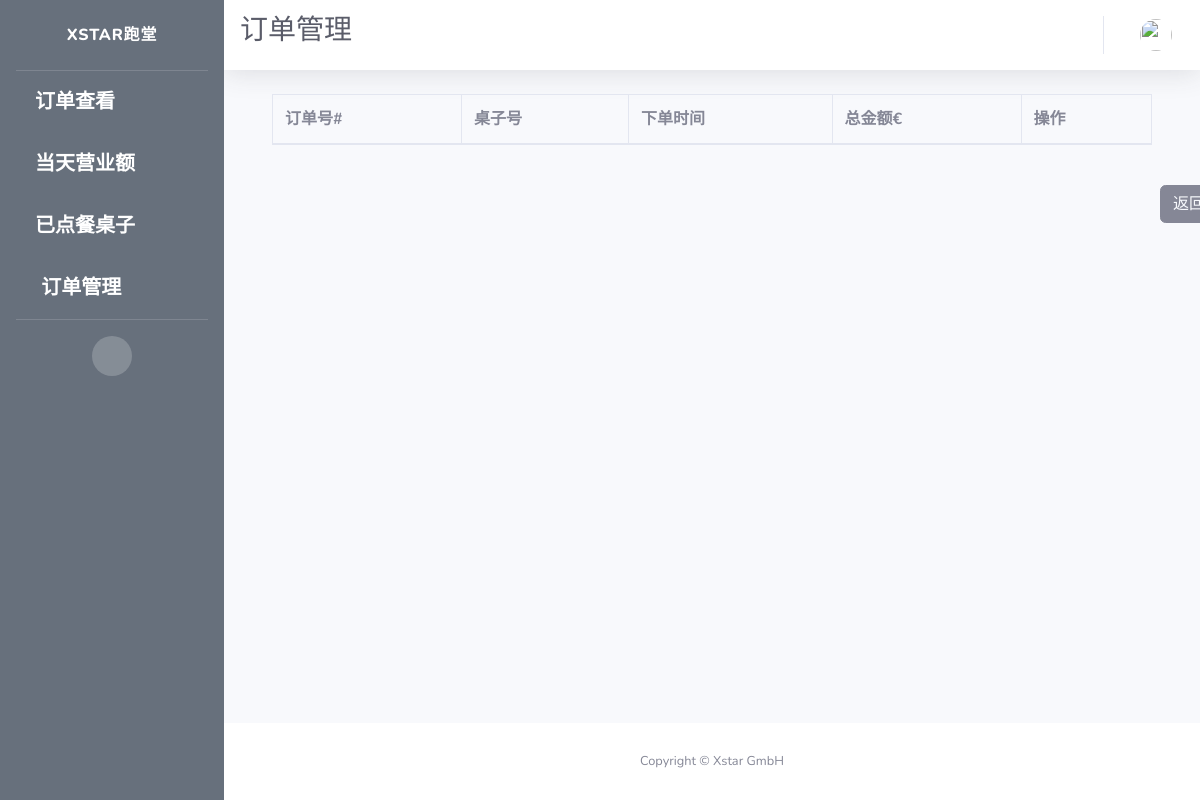
The app's page /alacarte/orders/manage, older data.
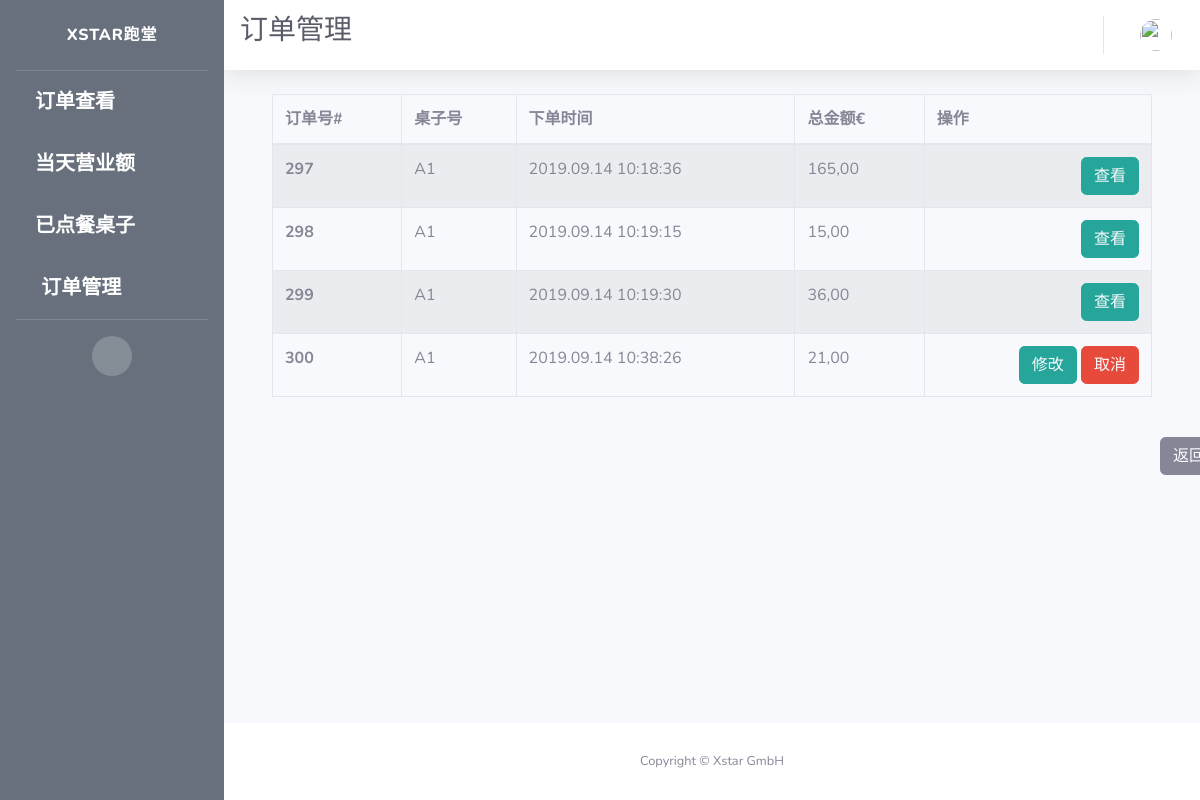
The same page, newer data.
### app/models.py (models this page shows)
class Order(db.Model):
    id = db.Column(db.Integer, primary_key=True, unique=True, index=True)
    totalPrice = db.Column(db.Float, unique=False)
    orderNumber = db.Column(db.String(200), unique=True)
    timeCreated = db.Column(db.DateTime, default=datetime.utcnow)
    isPaid = db.Column(db.Boolean, default=False)
    isReady = db.Column(db.Boolean, default=False)
    isPickedUp = db.Column(db.Boolean, default=False)
    items = db.Column(db.String(1500))
    pay_via = db.Column(db.String(100))
    type = db.Column(db.String(100))
    container = db.Column(db.String(300))
    mealPrinted = db.Column(db.Boolean, default=False)
    printed = db.Column(db.Boolean, default=False)
    settleTime = db.Column(db.DateTime)
    settleID = db.Column(db.String(500))
    table_name = db.Column(db.String(500))
    seat_number = db.Column(db.String(500))
    isCancelled = db.Column(db.Boolean(), default=False)
    isDone = db.Column(db.Boolean())
    dishes = db.Column(db.String(1500))
    discount = db.Column(db.Float, default=0.0)
    discount_rate = db.Column(db.Float, default=0.0)
    subtype = db.Column(db.String(500))
    endTotal = db.Column(db.Float, default=totalPrice)

### app/routes.py (the view)
@app.route("/alacarte/orders/manage")
def alacarte_orders_manage():
    orders = db.session.query(Order).filter(
        Order.type == "In").all()
    cur_orders = [order for order in orders if order.timeCreated.date()
                  == today]
    items = {order.id: json.loads(order.items) for order in cur_orders}
    context = dict(title="订单管理",
                   open_orders=cur_orders,
                   items=items,
                   company_name=company_info.get('company_name'),
                   referrer=request.headers.get('Referer'),
                   datetime_format=datetime_format,
                   formatter=formatter)
    return render_template("alacarte_orders_admin.html", **context)

### app/utilities.py (called while the page is built)
def formatter(number):
    if number == 0:
        number = '{:.2f}'.format(round(number, 2))
        number = number.replace(".", ",")
        return number
    number = format_decimal(round(float(number), 2), locale="de_DE")
    if len(number.split(",")) == 1:
        number = number + ",00"
        return number
    if len(number.split(",")[1]) == 1:
        number = number + "0"
        return number
    return number

### app/templates/alacarte_orders_admin.html (shortened to what this page needs)
{% extends 'waiter_admin.html' %}
{% block css %}
<link rel="stylesheet" type="text/css" href="https://cdn.datatables.net/1.10.19/css/jquery.dataTables.css">
<link rel="stylesheet" type="text/css" href="https://cdnjs.cloudflare.com/ajax/libs/twitter-bootstrap/4.1.3/css/bootstrap.css">
<link rel="stylesheet" type="text/css" href="https://cdn.datatables.net/1.10.19/css/dataTables.bootstrap4.min.css">
{% endblock %}
{% block title %}
<h1 class="h3 mb-2 text-gray-800">{{title}}</h1>
{% endblock %}
{% block content %}
<div class="container">
  <div class="row">
    <div class="col-sm-12">
      <table id="example" class="table table-striped table-bordered">
        <thead>
          <tr>
            <th scope="col">订单号#</th>
            <th scope="col">桌子号</th>
            <th scope="col">下单时间</th>
            <th scope="col">总金额€</th>
            <th scope="col">操作</th>
          </tr>
        </thead>
        <tbody>
          {% for order in open_orders %}
          <tr>
            <th scope="row">{{order.id}}</th>
            <td>{{ order.table_name }}</td>
            <td>{{ order.timeCreated.strftime(datetime_format) }}</td>
            <td>{{ formatter(order.totalPrice) }}</td>
            <td style="text-align:right">
              <span>
                <button type="button" class="btn btn-info" style="border-color:#26a69a; background-color:#26a69a;">
                  <a href={{ url_for('alacarte_order_edit', order_id=order.id) }} style="color: rgb(247, 249, 252)">
                    {{"修改" if not order.isCancelled and not order.isPaid else "查看"}}
                  </a>
                </button>
              </span>
              <span>
                {% if not order.isCancelled and not order.isPaid %}
                <button type="button" class="btn btn-danger">
                  <a href={{ url_for('cancel_alacarte_order', order_id=order.id) }} style="color: rgb(247, 249, 252)">
                    取消
                  </a>
                </button>
                {% endif %}
              </span>
            </td>
          </tr>
          {% endfor %}
        </tbody>
      </table>
    </div>
  </div>
</div>
<br>
<button type="button" class="btn btn-secondary" id="back">
  <a href={{ url_for('waiter_admin') }} style="color: rgb(247, 249, 252)">
    返回
  </a>
</button>
{% endblock %}

Row changes from the older to the newer data that the page shows:
added Order: id "297", table_name "A1", timeCreated "2019.09.14 10:18:36", totalPrice "165,00", isCancelled+isPaid "查看"
added Order: id "298", table_name "A1", timeCreated "2019.09.14 10:19:15", totalPrice "15,00", isCancelled+isPaid "查看"
added Order: id "299", table_name "A1", timeCreated "2019.09.14 10:19:30", totalPrice "36,00", isCancelled+isPaid "查看"
added Order: id "300", table_name "A1", timeCreated "2019.09.14 10:38:26", totalPrice "21,00", isCancelled+isPaid "修改"
